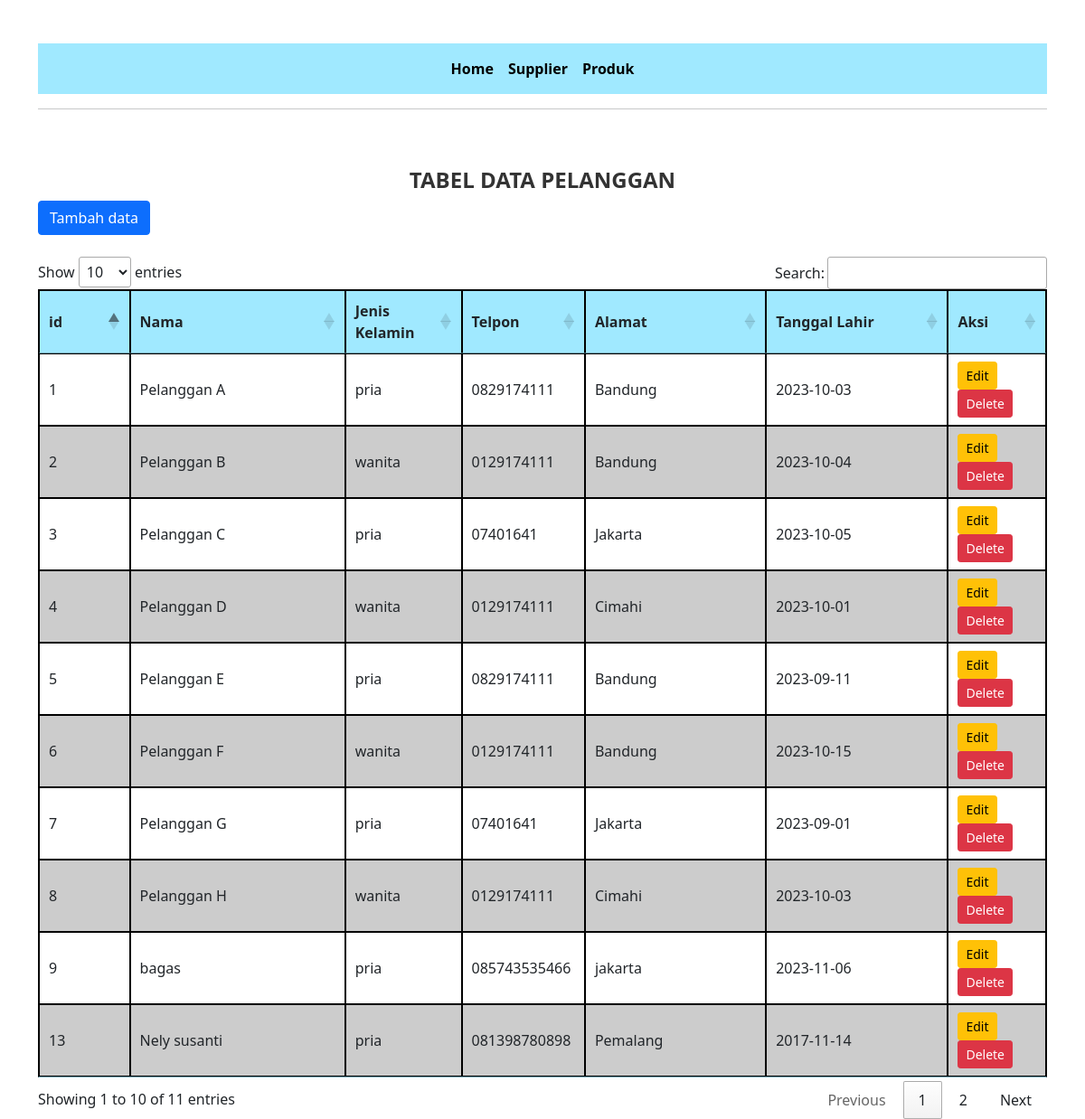
Screenshot of /sesi29/index.php with the database file from the repository.
### tables this page shows
CREATE TABLE `pelanggan` (
  `id` int(11) UNSIGNED NOT NULL,
  `nama` varchar(100) NOT NULL,
  `jenis_kelamin` enum('pria','wanita') NOT NULL,
  `telpon` varchar(12) NOT NULL,
  `alamat` text NOT NULL,
  `tanggal_lahir` date DEFAULT NULL
);

### sesi29/index.php (the view, shortened to what this page needs)
<?php
include "connection.php";
$query = mysqli_query($connection, "SELECT * FROM pelanggan");
?>
<!DOCTYPE html>
<html lang="en">
<head>
    <link href="https://cdn.jsdelivr.net/npm/bootstrap@5.0.2/dist/css/bootstrap.min.css" rel="stylesheet"
>
    <link rel="stylesheet" type="text/css" href="https://cdn.datatables.net/1.11.5/css/jquery.dataTables.css">
</head>
<body>
<div class="container">
    <div class="row">
        <div class="col-md-12 text-center mb-5 mt-5 loader">
        <nav class="navbar navbar-expand-lg navbar-custom">
            <div class="collapse navbar-collapse" id="navbarNav">
                <ul class="navbar-nav mx-auto">
                    <li class="nav-item">
                        <a class="nav-link" href="index.php"><b>Home</b></a>
                    </li>
                    <li class="nav-item">
                        <a class="nav-link" href="supplier.php"><b>Supplier</b></a>
                    </li>
                    <li class="nav-item">
                        <a class="nav-link" href="produk.php"><b>Produk</b></a>
                    </li>
                </ul>
            </div>
        </nav>
            <hr>
        </div>
        <div class="col-md-12">
            <h1>Tabel Data Pelanggan</h1>
            <a href="tambah.php" class="btn btn-primary">Tambah data</a><br><br>
            <table id="pelangganTable">
                <thead>
                    <tr>
                        <th width="80px"><b>id</b></th>
                        <th width="250px"><b>Nama</b></th>
                        <th width="100px"><b>Jenis Kelamin</b></th>
                        <th width="100px"><b>Telpon</b></th>
                        <th width="200px"><b>Alamat</b></th>
                        <th width="200px"><b>Tanggal Lahir</b></th>
                        <th width="80px"><b>Aksi</b></th>
                    </tr>
                </thead>
                <tbody>
                    <?php while ($data = mysqli_fetch_array($query)) { ?>
                        <tr>
                            <td><?php echo $data['id']; ?></td>
                            <td><?php echo $data['nama']; ?></td>
                            <td><?php echo $data['jenis_kelamin']; ?></td>
                            <td><?php echo $data['telpon']; ?></td>
                            <td><?php echo $data['alamat']; ?></td>
                            <td><?php echo $data['tanggal_lahir']; ?></td>
                            <td>
                                <a href="edit_pelanggan.php?id=<?php echo $data['id']; ?>" class="btn btn-warning btn-sm">Edit</a>
                                <a href="delete_pelanggan.php?id=<?php echo $data['id']; ?>" class="btn btn-danger btn-sm">Delete</a>
                            </td>
                        </tr>
                    <?php } ?>
                </tbody>
            </table>
        </div>
    </div>
</div>
</body>
</html>

### sesi29/index.php (style rules this page uses)
.navbar-custom { background-color: #A0E9FF; }
.navbar-custom a { color: black; }
table { border: 1px solid black; border-collapse: collapse; width: 100%; background-color: #A0E9FF; }
th, td { border: 1px solid black; padding: 8px; }
tr:nth-child(odd) td { background-color: white; }
tr:nth-child(even) td { background-color: #ccc; }
h1 { font-size: 24px; font-weight: bold; text-align: center; color: #333; text-transform: uppercase; }
nav ul { list-style: none; padding: 0; display: flex; justify-content: space-around; }
nav li { margin: 0; }
nav a { text-decoration: none; color: white; }

### rows the page displays
pelanggan: id "1", nama "Pelanggan A", jenis_kelamin "pria", telpon "0829174111", alamat "Bandung", tanggal_lahir "2023-10-03"
pelanggan: id "2", nama "Pelanggan B", jenis_kelamin "wanita", telpon "0129174111", alamat "Bandung", tanggal_lahir "2023-10-04"
pelanggan: id "3", nama "Pelanggan C", jenis_kelamin "pria", telpon "07401641", alamat "Jakarta", tanggal_lahir "2023-10-05"
pelanggan: id "4", nama "Pelanggan D", jenis_kelamin "wanita", telpon "0129174111", alamat "Cimahi", tanggal_lahir "2023-10-01"
pelanggan: id "5", nama "Pelanggan E", jenis_kelamin "pria", telpon "0829174111", alamat "Bandung", tanggal_lahir "2023-09-11"
pelanggan: id "6", nama "Pelanggan F", jenis_kelamin "wanita", telpon "0129174111", alamat "Bandung", tanggal_lahir "2023-10-15"
pelanggan: id "7", nama "Pelanggan G", jenis_kelamin "pria", telpon "07401641", alamat "Jakarta", tanggal_lahir "2023-09-01"
pelanggan: id "8", nama "Pelanggan H", jenis_kelamin "wanita", telpon "0129174111", alamat "Cimahi", tanggal_lahir "2023-10-03"
pelanggan: id "9", nama "bagas", jenis_kelamin "pria", telpon "085743535466", alamat "jakarta", tanggal_lahir "2023-11-06"
pelanggan: id "13", nama "Nely susanti", jenis_kelamin "pria", telpon "081398780898", alamat "Pemalang", tanggal_lahir "2017-11-14"
